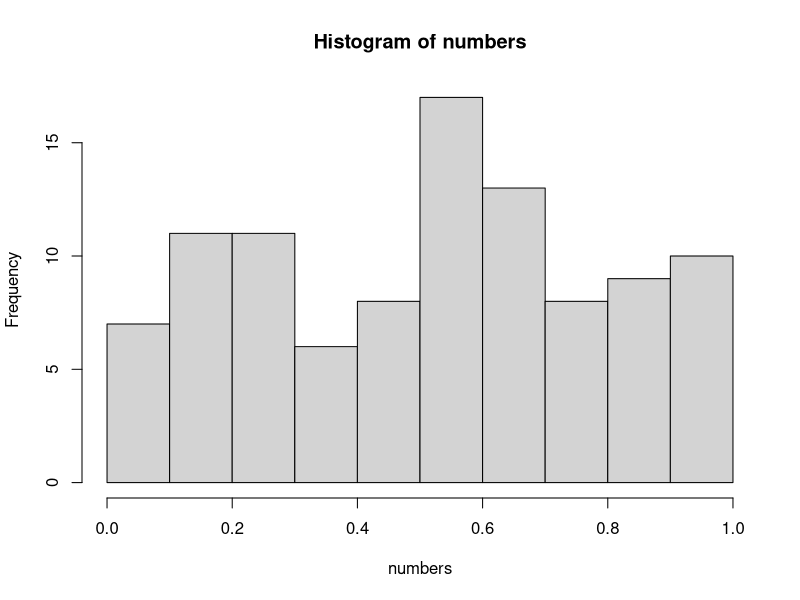

Generate this figure with R:
## ---- chunk 1
numbers <- runif(1:100) # make random numbers
hist(numbers) # show histogram of the numbers


